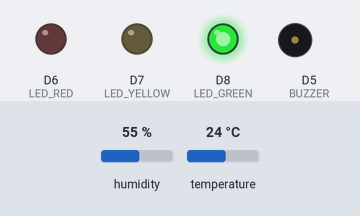
Bench run of a sketch on a simulated ESP8266 (NodeMCU). Parts: output pins drawn as LEDs (lit = HIGH), buzzer (waves = sounding). Inputs (shaded band) come from the test bench; at power-on: temperature 24 °C, humidity 55 %.

Above: at 2.8 s.
2.9 s: temperature set to 33 °C
At 5.1 s:
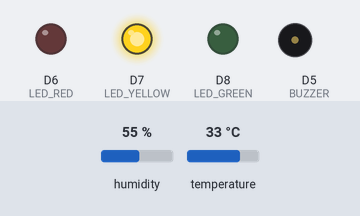
5.6 s: temperature set to 41 °C
At 6.3 s:
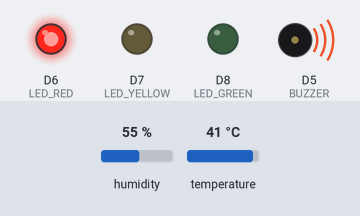
8.3 s: temperature set to 12 °C
At 11.2 s:
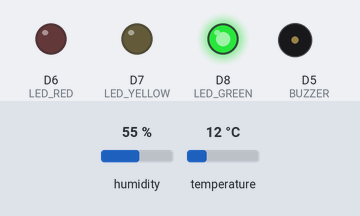
11.6 s: temperature set to 31 °C
At 13.6 s:
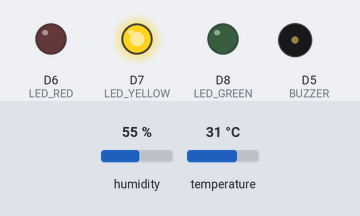
Timing chart, 0 to 15.1 s (numbered marks = the images above; inputs shaded):
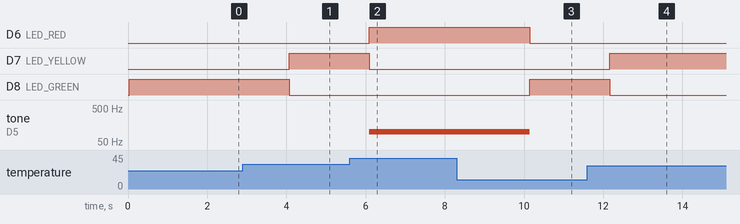

Measured:
- after the input at 2.9 s, D7 (LED_YELLOW): LOW → HIGH after 1.2 s; D8 (LED_GREEN): HIGH → LOW after 1.2 s
- after the input at 5.6 s, D6 (LED_RED): LOW → HIGH after 0.50 s; D7 (LED_YELLOW): HIGH → LOW after 0.50 s; tone on D5 (BUZZER): silent → 100 Hz after 0.50 s
- after the input at 8.3 s, D6 (LED_RED): HIGH → LOW after 1.8 s; D8 (LED_GREEN): LOW → HIGH after 1.8 s; tone on D5 (BUZZER): 100 Hz → silent after 1.8 s
- after the input at 11.6 s, D7 (LED_YELLOW): LOW → HIGH after 0.57 s; D8 (LED_GREEN): HIGH → LOW after 0.57 s

The sketch:

Posttest3barubanget.ino
```cpp
#include <ESP8266WiFi.h>
#include <ThingerESP8266.h>
#include <DHT.h>

//deklarasikan
#define DHTPIN D2                               // Pin data sensor DHT11 terhubung
#define DHTTYPE DHT11                           // Tipe sensor DHT
#define USERNAME "dimas019"                    //Username di thinger.io
#define DEVICE_ID "posttest3_dandayvin"        //device id di thinger.io
#define DEVICE_CREDENTIAL "R87gDT58O&9L3BTx"   // generate device credential di thinger.io

//deklarasikan Wifi dan passnya
#define SSID "arya" //nama wifi
#define SSID_PASSWORD "12345678" //password wifi


#define LED_GREEN D8    // Pin untuk lampu hijau
#define LED_YELLOW D7   // Pin untuk lampu kuning
#define LED_RED D6      // Pin untuk lampu merah
#define BUZZER D5       // Pin untuk buzzer

ThingerESP8266 thing(USERNAME, DEVICE_ID, DEVICE_CREDENTIAL);
DHT dht(DHTPIN, DHTTYPE);

//Variabel Suhu Celcius, fahrenheit, kelvin dan kelembapan
float celcius;
float fahrenheit;
float kelvin;
float kelembaban;

void setup() {
    pinMode(BUZZER, OUTPUT);
    pinMode(LED_RED, OUTPUT);
    pinMode(LED_YELLOW, OUTPUT);
    pinMode(LED_GREEN, OUTPUT);

    dht.begin();
    thing.add_wifi(SSID, SSID_PASSWORD);

    thing["dht11"] >> [](pson& out){
      out["kelembapan"] = kelembaban;
      out["C"] = celcius;
      out["F"] = fahrenheit;
      out["K"] = kelvin;
    };
}

void loop() {
    thing.handle();
    float hum = dht.readHumidity();
    float cel = dht.readTemperature();
    float fah = dht.computeHeatIndex(cel, hum, true);
    float kel = cel + 273.15;

    //membaca nilai suhu tiap temperatur
    kelembaban = hum;
    celcius = cel;
    fahrenheit = fah;
    kelvin = kel;

    if (celcius >= 36){
      digitalWrite(LED_RED, HIGH);
      digitalWrite(LED_YELLOW, LOW);
      digitalWrite(LED_GREEN, LOW);
      tone(BUZZER, 100);
    }

    if (celcius >= 30 && celcius <= 36){
      digitalWrite(LED_RED, LOW);
      digitalWrite(LED_YELLOW, HIGH);
      digitalWrite(LED_GREEN, LOW);
      noTone(BUZZER);
    }

    if (celcius <= 30){
      digitalWrite(LED_RED, LOW);
      digitalWrite(LED_YELLOW, LOW);
      digitalWrite(LED_GREEN, HIGH);
      noTone(BUZZER);
    }
}
```
